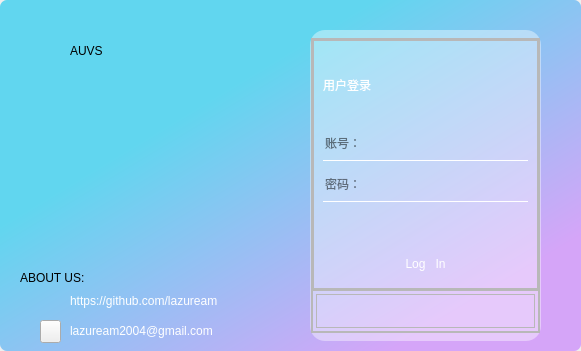
<?xml version="1.0" encoding="UTF-8"?>
<ui version="4.0">
 <class>LogInWindow</class>
 <widget class="QMainWindow" name="LogInWindow">
  <property name="geometry">
   <rect>
    <x>0</x>
    <y>0</y>
    <width>581</width>
    <height>351</height>
   </rect>
  </property>
  <property name="windowTitle">
   <string>MainWindow</string>
  </property>
  <widget class="QWidget" name="centralwidget">
   <widget class="QFrame" name="frame">
    <property name="geometry">
     <rect>
      <x>0</x>
      <y>0</y>
      <width>581</width>
      <height>351</height>
     </rect>
    </property>
    <property name="styleSheet">
     <string notr="true">#frame{
border-radius:7px;
background-color: qlineargradient(spread:pad, x1:0, y1:0, x2:1, y2:1, stop:0.322034 rgba(97, 214, 239, 255), stop:0.836158 rgba(213, 165, 248, 255));
}</string>
    </property>
    <property name="frameShape">
     <enum>QFrame::StyledPanel</enum>
    </property>
    <property name="frameShadow">
     <enum>QFrame::Raised</enum>
    </property>
    <widget class="QLabel" name="label">
     <property name="geometry">
      <rect>
       <x>70</x>
       <y>30</y>
       <width>151</width>
       <height>41</height>
      </rect>
     </property>
     <property name="styleSheet">
      <string notr="true">font: 75 30pt &quot;Magneto&quot;;</string>
     </property>
     <property name="text">
      <string>AUVS</string>
     </property>
    </widget>
    <widget class="QLabel" name="label_2">
     <property name="geometry">
      <rect>
       <x>20</x>
       <y>270</y>
       <width>71</width>
       <height>16</height>
      </rect>
     </property>
     <property name="styleSheet">
      <string notr="true">font: 87 8pt &quot;Arial Black&quot;;</string>
     </property>
     <property name="text">
      <string>ABOUT US:</string>
     </property>
    </widget>
    <widget class="QPushButton" name="pushButton_Exit">
     <property name="geometry">
      <rect>
       <x>551</x>
       <y>10</y>
       <width>20</width>
       <height>20</height>
      </rect>
     </property>
     <property name="styleSheet">
      <string notr="true">QPushButton{
	border:none;
}
QPushButton:pressed{
	padding-top:2px;
}
#exitButton:hover{
	padding-bottom:1px;
}
</string>
     </property>
     <property name="text">
      <string/>
     </property>
     <property name="icon">
      <iconset resource="res.qrc">
       <normaloff>:/icons/u=1232580825,2848435856&amp;fm=253&amp;app=138&amp;size=w931&amp;n=0&amp;f=JPEG&amp;fmt=auto.webp</normaloff>:/icons/u=1232580825,2848435856&amp;fm=253&amp;app=138&amp;size=w931&amp;n=0&amp;f=JPEG&amp;fmt=auto.webp</iconset>
     </property>
    </widget>
    <widget class="QPushButton" name="pushButton_GoGitHub">
     <property name="geometry">
      <rect>
       <x>40</x>
       <y>290</y>
       <width>21</width>
       <height>21</height>
      </rect>
     </property>
     <property name="styleSheet">
      <string notr="true">QPushButton{
	border:none;
}
QPushButton:pressed{
	padding-top:2px;
}</string>
     </property>
     <property name="text">
      <string/>
     </property>
     <property name="icon">
      <iconset resource="res.qrc">
       <normaloff>:/icons/u=157358869,2307745509&amp;fm=217&amp;app=126&amp;size=f242,150&amp;n=0&amp;f=PNG.png</normaloff>:/icons/u=157358869,2307745509&amp;fm=217&amp;app=126&amp;size=f242,150&amp;n=0&amp;f=PNG.png</iconset>
     </property>
    </widget>
    <widget class="QLabel" name="label_4">
     <property name="geometry">
      <rect>
       <x>70</x>
       <y>290</y>
       <width>181</width>
       <height>21</height>
      </rect>
     </property>
     <property name="sizePolicy">
      <sizepolicy hsizetype="Preferred" vsizetype="Preferred">
       <horstretch>0</horstretch>
       <verstretch>3</verstretch>
      </sizepolicy>
     </property>
     <property name="styleSheet">
      <string notr="true">color: rgb(255, 255, 255);
font: 10pt &quot;楷体&quot;;</string>
     </property>
     <property name="text">
      <string>https://github.com/lazuream</string>
     </property>
    </widget>
    <widget class="QPushButton" name="pushButton_GoBilibili">
     <property name="geometry">
      <rect>
       <x>40</x>
       <y>320</y>
       <width>21</width>
       <height>23</height>
      </rect>
     </property>
     <property name="text">
      <string/>
     </property>
     <property name="icon">
      <iconset resource="res.qrc">
       <normaloff>:/icons/u=4241178048,2094998368&amp;fm=253&amp;fmt=auto&amp;app=138&amp;f=JPEG.webp</normaloff>:/icons/u=4241178048,2094998368&amp;fm=253&amp;fmt=auto&amp;app=138&amp;f=JPEG.webp</iconset>
     </property>
    </widget>
    <widget class="QLabel" name="label_5">
     <property name="geometry">
      <rect>
       <x>70</x>
       <y>320</y>
       <width>151</width>
       <height>21</height>
      </rect>
     </property>
     <property name="sizePolicy">
      <sizepolicy hsizetype="Preferred" vsizetype="Preferred">
       <horstretch>0</horstretch>
       <verstretch>3</verstretch>
      </sizepolicy>
     </property>
     <property name="styleSheet">
      <string notr="true">color: rgb(255, 255, 255);
font: 10pt &quot;楷体&quot;;</string>
     </property>
     <property name="text">
      <string>lazuream2004@gmail.com</string>
     </property>
    </widget>
    <widget class="QFrame" name="mainLogIn">
     <property name="geometry">
      <rect>
       <x>310</x>
       <y>30</y>
       <width>231</width>
       <height>311</height>
      </rect>
     </property>
     <property name="minimumSize">
      <size>
       <width>231</width>
       <height>311</height>
      </size>
     </property>
     <property name="styleSheet">
      <string notr="true">#mainLogIn{
background-color: rgb(255, 255, 255,0.4);
border-radius:15px;
}</string>
     </property>
     <property name="frameShape">
      <enum>QFrame::StyledPanel</enum>
     </property>
     <property name="frameShadow">
      <enum>QFrame::Raised</enum>
     </property>
     <layout class="QVBoxLayout" name="verticalLayout">
      <property name="spacing">
       <number>0</number>
      </property>
      <property name="leftMargin">
       <number>1</number>
      </property>
      <property name="topMargin">
       <number>8</number>
      </property>
      <property name="rightMargin">
       <number>1</number>
      </property>
      <property name="bottomMargin">
       <number>8</number>
      </property>
      <item>
       <widget class="QFrame" name="frame_2">
        <property name="frameShape">
         <enum>QFrame::StyledPanel</enum>
        </property>
        <property name="frameShadow">
         <enum>QFrame::Raised</enum>
        </property>
        <layout class="QVBoxLayout" name="verticalLayout_2">
         <property name="spacing">
          <number>0</number>
         </property>
         <property name="leftMargin">
          <number>0</number>
         </property>
         <property name="topMargin">
          <number>0</number>
         </property>
         <property name="rightMargin">
          <number>0</number>
         </property>
         <property name="bottomMargin">
          <number>0</number>
         </property>
         <item>
          <widget class="QFrame" name="frame_3">
           <property name="sizePolicy">
            <sizepolicy hsizetype="Preferred" vsizetype="Expanding">
             <horstretch>0</horstretch>
             <verstretch>9</verstretch>
            </sizepolicy>
           </property>
           <property name="frameShape">
            <enum>QFrame::StyledPanel</enum>
           </property>
           <property name="frameShadow">
            <enum>QFrame::Raised</enum>
           </property>
           <layout class="QVBoxLayout" name="verticalLayout_4">
            <property name="spacing">
             <number>0</number>
            </property>
            <property name="leftMargin">
             <number>0</number>
            </property>
            <property name="topMargin">
             <number>0</number>
            </property>
            <property name="rightMargin">
             <number>0</number>
            </property>
            <property name="bottomMargin">
             <number>0</number>
            </property>
            <item>
             <widget class="QFrame" name="frame_5">
              <property name="sizePolicy">
               <sizepolicy hsizetype="Preferred" vsizetype="Preferred">
                <horstretch>0</horstretch>
                <verstretch>9</verstretch>
               </sizepolicy>
              </property>
              <property name="frameShape">
               <enum>QFrame::StyledPanel</enum>
              </property>
              <property name="frameShadow">
               <enum>QFrame::Raised</enum>
              </property>
              <layout class="QVBoxLayout" name="verticalLayout_5">
               <property name="spacing">
                <number>0</number>
               </property>
               <property name="leftMargin">
                <number>0</number>
               </property>
               <property name="topMargin">
                <number>0</number>
               </property>
               <property name="rightMargin">
                <number>0</number>
               </property>
               <property name="bottomMargin">
                <number>0</number>
               </property>
               <item>
                <widget class="QStackedWidget" name="stackedWidget_LR">
                 <property name="styleSheet">
                  <string notr="true">QLineEdit{
	background-color: rgba(255, 255, 255, 0);
	border: none;
	border-bottom: 1px solid white;
}
QPushButton{
	background-color: rgb(0，0，0);
	color: rgb(255, 255, 255);
	border-radius:7px;
}
QpushButton:pressed{
	paddling-top 2px;
}
#lineEdit_Empty{
	background-color: rgba(255, 255, 255, 0);
	border: none;
}
#lineEdit_Empty_2{
	background-color: rgba(255, 255, 255, 0);
	border: none;
}</string>
                 </property>
                 <property name="currentIndex">
                  <number>0</number>
                 </property>
                 <widget class="QWidget" name="page_3">
                  <layout class="QVBoxLayout" name="verticalLayout_6">
                   <item>
                    <widget class="QLabel" name="label_UserState">
                     <property name="sizePolicy">
                      <sizepolicy hsizetype="Preferred" vsizetype="Preferred">
                       <horstretch>0</horstretch>
                       <verstretch>3</verstretch>
                      </sizepolicy>
                     </property>
                     <property name="styleSheet">
                      <string notr="true">color: rgb(255, 255, 255);
font: 16pt &quot;楷体&quot;;</string>
                     </property>
                     <property name="text">
                      <string>用户登录</string>
                     </property>
                    </widget>
                   </item>
                   <item>
                    <widget class="QLineEdit" name="lineEdit_L_UserName">
                     <property name="sizePolicy">
                      <sizepolicy hsizetype="Expanding" vsizetype="Fixed">
                       <horstretch>0</horstretch>
                       <verstretch>0</verstretch>
                      </sizepolicy>
                     </property>
                     <property name="minimumSize">
                      <size>
                       <width>0</width>
                       <height>35</height>
                      </size>
                     </property>
                     <property name="placeholderText">
                      <string>账号：</string>
                     </property>
                    </widget>
                   </item>
                   <item>
                    <widget class="QLineEdit" name="lineEdit_L_PassWord">
                     <property name="sizePolicy">
                      <sizepolicy hsizetype="Expanding" vsizetype="Fixed">
                       <horstretch>0</horstretch>
                       <verstretch>0</verstretch>
                      </sizepolicy>
                     </property>
                     <property name="minimumSize">
                      <size>
                       <width>0</width>
                       <height>35</height>
                      </size>
                     </property>
                     <property name="text">
                      <string/>
                     </property>
                     <property name="placeholderText">
                      <string>密码：</string>
                     </property>
                    </widget>
                   </item>
                   <item>
                    <widget class="QLineEdit" name="lineEdit_Empty">
                     <property name="minimumSize">
                      <size>
                       <width>0</width>
                       <height>35</height>
                      </size>
                     </property>
                     <property name="text">
                      <string/>
                     </property>
                     <property name="placeholderText">
                      <string/>
                     </property>
                    </widget>
                   </item>
                   <item>
                    <widget class="QPushButton" name="pushButton_L_Sure">
                     <property name="sizePolicy">
                      <sizepolicy hsizetype="Minimum" vsizetype="Fixed">
                       <horstretch>0</horstretch>
                       <verstretch>0</verstretch>
                      </sizepolicy>
                     </property>
                     <property name="minimumSize">
                      <size>
                       <width>0</width>
                       <height>30</height>
                      </size>
                     </property>
                     <property name="styleSheet">
                      <string notr="true">QPushButton{
	font: 14pt &quot;Eras Bold ITC&quot;;
	background-colour:rgb(255, 255, 255);
	colour:rgb(0, 0, 0);
	border-radius:7px;
}
QpushButton:pressed{
	paddling-top 2px;
}</string>
                     </property>
                     <property name="text">
                      <string>Log   In</string>
                     </property>
                    </widget>
                   </item>
                  </layout>
                 </widget>
                 <widget class="QWidget" name="page_4">
                  <layout class="QVBoxLayout" name="verticalLayout_8">
                   <item>
                    <widget class="QLabel" name="label_UserState_2">
                     <property name="sizePolicy">
                      <sizepolicy hsizetype="Preferred" vsizetype="Preferred">
                       <horstretch>0</horstretch>
                       <verstretch>3</verstretch>
                      </sizepolicy>
                     </property>
                     <property name="styleSheet">
                      <string notr="true">color: rgb(255, 255, 255);
font: 16pt &quot;楷体&quot;;</string>
                     </property>
                     <property name="text">
                      <string>用户注册</string>
                     </property>
                    </widget>
                   </item>
                   <item>
                    <widget class="QLineEdit" name="lineEdit_R_UserName">
                     <property name="minimumSize">
                      <size>
                       <width>0</width>
                       <height>35</height>
                      </size>
                     </property>
                     <property name="text">
                      <string/>
                     </property>
                     <property name="placeholderText">
                      <string>账号：</string>
                     </property>
                    </widget>
                   </item>
                   <item>
                    <widget class="QLineEdit" name="lineEdit_R_PassWord">
                     <property name="minimumSize">
                      <size>
                       <width>0</width>
                       <height>35</height>
                      </size>
                     </property>
                     <property name="text">
                      <string/>
                     </property>
                     <property name="placeholderText">
                      <string>密码：</string>
                     </property>
                    </widget>
                   </item>
                   <item>
                    <widget class="QLineEdit" name="lineEdit_R_CheckPassWord">
                     <property name="minimumSize">
                      <size>
                       <width>0</width>
                       <height>35</height>
                      </size>
                     </property>
                     <property name="placeholderText">
                      <string>确认密码：</string>
                     </property>
                    </widget>
                   </item>
                   <item>
                    <widget class="QPushButton" name="pushButton_R_Sure">
                     <property name="minimumSize">
                      <size>
                       <width>0</width>
                       <height>30</height>
                      </size>
                     </property>
                     <property name="styleSheet">
                      <string notr="true">QPushButton{
	font: 14pt &quot;Eras Bold ITC&quot;;
	background-colour:rgb(0, 0, 0);
	colour:rgb(25,255,255);
	border-radius:7px;
}
QpushButton:pressed{
	paddling-top 2px;
}</string>
                     </property>
                     <property name="text">
                      <string>Register</string>
                     </property>
                    </widget>
                   </item>
                  </layout>
                 </widget>
                </widget>
               </item>
              </layout>
             </widget>
            </item>
           </layout>
          </widget>
         </item>
         <item>
          <widget class="QFrame" name="frame_4">
           <property name="sizePolicy">
            <sizepolicy hsizetype="Preferred" vsizetype="Expanding">
             <horstretch>0</horstretch>
             <verstretch>1</verstretch>
            </sizepolicy>
           </property>
           <property name="frameShape">
            <enum>QFrame::StyledPanel</enum>
           </property>
           <property name="frameShadow">
            <enum>QFrame::Raised</enum>
           </property>
           <layout class="QVBoxLayout" name="verticalLayout_3" stretch="0">
            <property name="spacing">
             <number>3</number>
            </property>
            <property name="leftMargin">
             <number>3</number>
            </property>
            <property name="topMargin">
             <number>3</number>
            </property>
            <property name="rightMargin">
             <number>3</number>
            </property>
            <property name="bottomMargin">
             <number>3</number>
            </property>
            <item>
             <widget class="QFrame" name="frame_6">
              <property name="sizePolicy">
               <sizepolicy hsizetype="Preferred" vsizetype="Preferred">
                <horstretch>0</horstretch>
                <verstretch>1</verstretch>
               </sizepolicy>
              </property>
              <property name="frameShape">
               <enum>QFrame::StyledPanel</enum>
              </property>
              <property name="frameShadow">
               <enum>QFrame::Raised</enum>
              </property>
              <layout class="QHBoxLayout" name="horizontalLayout">
               <item>
                <widget class="QPushButton" name="pushButton_LogIn">
                 <property name="styleSheet">
                  <string notr="true">QPushButton{
	border:none;
}
QPushButton:pressed{
	padding-top:2px;
}</string>
                 </property>
                 <property name="text">
                  <string/>
                 </property>
                 <property name="icon">
                  <iconset resource="res.qrc">
                   <normaloff>:/icons/u=157358869,2307745509&amp;fm=217&amp;app=126&amp;size=f242,150&amp;n=0&amp;f=PNG.png</normaloff>:/icons/u=157358869,2307745509&amp;fm=217&amp;app=126&amp;size=f242,150&amp;n=0&amp;f=PNG.png</iconset>
                 </property>
                </widget>
               </item>
               <item>
                <widget class="QPushButton" name="pushButton_Register">
                 <property name="styleSheet">
                  <string notr="true">QPushButton{
	border:none;
}
QPushButton:pressed{
	padding-top:2px;
}</string>
                 </property>
                 <property name="text">
                  <string/>
                 </property>
                 <property name="icon">
                  <iconset resource="res.qrc">
                   <normaloff>:/icons/u=157358869,2307745509&amp;fm=217&amp;app=126&amp;size=f242,150&amp;n=0&amp;f=PNG.png</normaloff>:/icons/u=157358869,2307745509&amp;fm=217&amp;app=126&amp;size=f242,150&amp;n=0&amp;f=PNG.png</iconset>
                 </property>
                </widget>
               </item>
              </layout>
             </widget>
            </item>
           </layout>
          </widget>
         </item>
         <item>
          <widget class="QStackedWidget" name="stackedWidget_Error">
           <property name="sizePolicy">
            <sizepolicy hsizetype="Preferred" vsizetype="Preferred">
             <horstretch>0</horstretch>
             <verstretch>0</verstretch>
            </sizepolicy>
           </property>
           <widget class="QWidget" name="page"/>
           <widget class="QWidget" name="page_2"/>
          </widget>
         </item>
        </layout>
       </widget>
      </item>
     </layout>
    </widget>
   </widget>
  </widget>
 </widget>
 <resources>
  <include location="res.qrc"/>
 </resources>
 <connections/>
</ui>
